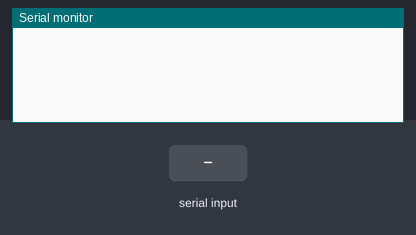
Bench run of a sketch on a simulated Arduino Uno, built with avr-gcc and run on an emulated ATmega328P. On the bench: the last lines printed to the serial monitor. The inputs (shaded band) are chosen by the test bench.

Above: at 1.2 s.
1.3 s: "RESET\n" received over Serial
At 1.6 s:
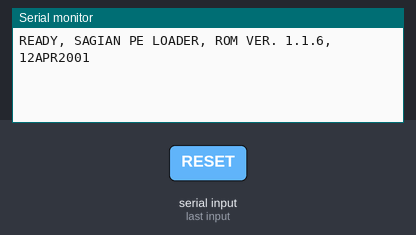
2.8 s: byte 10 ('\n') received over Serial
At 3.8 s:
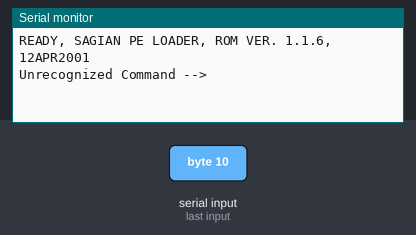
4.3 s: "Z-AXIS EXTEND\n" received over Serial
At 5.2 s:
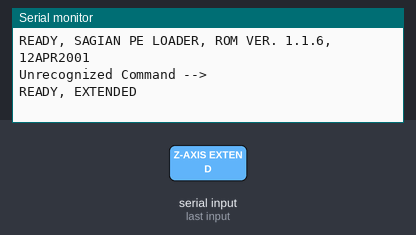
5.8 s: "Z-AXIS RETRACT\n" received over Serial
At 6.4 s:
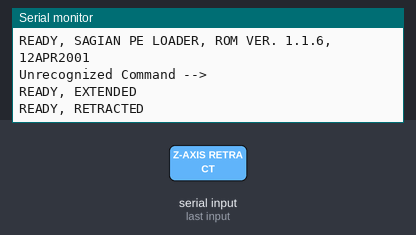
7.3 s: "GRIPPER OPEN\n" received over Serial
At 8.5 s:
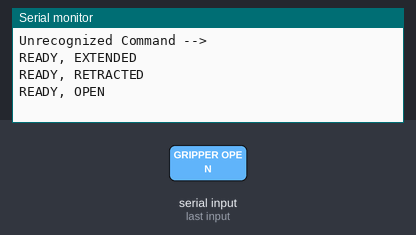
8.8 s: "GRIPPER CLOSE\n" received over Serial
At 9.9 s:
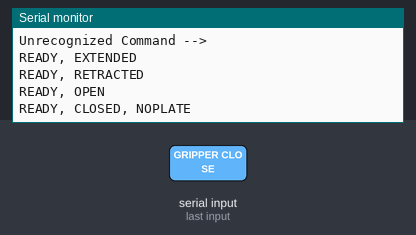

The sketch:

FakePlateLoader.ino
```cpp
String inputString = "";        // a String to hold incoming data
bool isStringComplete = false;  // whether the string is complete

void setup() {
  Serial.begin(19200);
  // reserve 200 bytes for the inputString:
  inputString.reserve(200);
}

void loop() {
  // print the string when a newline arrives:
  if (isStringComplete) {
    if (inputString.equals("RESET")) {
      Serial.println("READY, SAGIAN PE LOADER, ROM VER. 1.1.6, 12APR2001");
    } else if (inputString.startsWith("X-AXIS")) {
      Serial.println("READY, SAGIAN PE LOADER, ROM VER. 1.1.6, 12APR2001");
    } else if (inputString.startsWith("Z-AXIS EXTEND")) {
      Serial.println("READY, EXTENDED");
    } else if (inputString.startsWith("Z-AXIS RETRACT")) {
      Serial.println("READY, RETRACTED");
    } else if (inputString.equals("GRIPPER OPEN")) {
      Serial.println("READY, OPEN");
    } else if (inputString.equals("GRIPPER CLOSE")) {
      Serial.println("READY, CLOSED, NOPLATE");
    } else if (inputString.startsWith("MOVE")) {
      Serial.println("READY");
    } else if (inputString.equals("LOADER_STATUS")) {
      Serial.println("READY");
    } else if (inputString.startsWith("SET_DELAY")) {
      Serial.println("READY");
    } else {
      Serial.print("Unrecognized Command --> ");
      Serial.println(inputString);
    }

    // clear the string:
    inputString = "";
    isStringComplete = false;
  }
}

/*
  SerialEvent occurs whenever a new data comes in the hardware serial RX. This
  routine is run between each time loop() runs, so using delay inside loop can
  delay response. Multiple bytes of data may be available.
*/
void serialEvent() {
  while (Serial.available()) {
    char inChar = (char)Serial.read();
    if (inChar == '\n') {
      isStringComplete = true;
    } else {
      inputString += inChar;
    }
  }
}
```

Measured:
- after the input at 1.3 s, the serial monitor: prints a new line at once (image 1)
- after the input at 2.8 s, the serial monitor: prints a new line at once (image 2)
- after the input at 4.3 s, the serial monitor: prints a new line at once (image 3)
- after the input at 5.8 s, the serial monitor: prints a new line at once (image 4)
- after the input at 7.3 s, the serial monitor: prints a new line at once (image 5)
- after the input at 8.8 s, the serial monitor: prints a new line at once (image 6)
